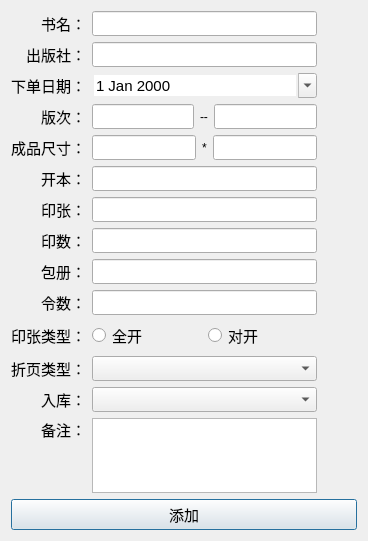
<?xml version="1.0" encoding="UTF-8"?>
<ui version="4.0">
 <class>CAddBookDlg</class>
 <widget class="QDialog" name="CAddBookDlg">
  <property name="geometry">
   <rect>
    <x>0</x>
    <y>0</y>
    <width>368</width>
    <height>541</height>
   </rect>
  </property>
  <property name="windowTitle">
   <string>添加/编辑</string>
  </property>
  <layout class="QVBoxLayout" name="verticalLayout">
   <item>
    <layout class="QGridLayout" name="gridLayout">
     <item row="4" column="1">
      <layout class="QHBoxLayout" name="horizontalLayout_2">
       <item>
        <widget class="QLineEdit" name="EDIT_CC1">
         <property name="minimumSize">
          <size>
           <width>0</width>
           <height>25</height>
          </size>
         </property>
         <property name="maximumSize">
          <size>
           <width>16777215</width>
           <height>25</height>
          </size>
         </property>
         <property name="font">
          <font>
           <pointsize>11</pointsize>
          </font>
         </property>
        </widget>
       </item>
       <item>
        <widget class="QLabel" name="label_16">
         <property name="text">
          <string>*</string>
         </property>
        </widget>
       </item>
       <item>
        <widget class="QLineEdit" name="EDIT_CC2">
         <property name="minimumSize">
          <size>
           <width>0</width>
           <height>25</height>
          </size>
         </property>
         <property name="maximumSize">
          <size>
           <width>16777215</width>
           <height>25</height>
          </size>
         </property>
         <property name="font">
          <font>
           <pointsize>11</pointsize>
          </font>
         </property>
        </widget>
       </item>
      </layout>
     </item>
     <item row="4" column="0">
      <widget class="QLabel" name="label_5">
       <property name="font">
        <font>
         <pointsize>11</pointsize>
        </font>
       </property>
       <property name="text">
        <string>成品尺寸：</string>
       </property>
       <property name="alignment">
        <set>Qt::AlignRight|Qt::AlignTrailing|Qt::AlignVCenter</set>
       </property>
      </widget>
     </item>
     <item row="3" column="0">
      <widget class="QLabel" name="label_4">
       <property name="font">
        <font>
         <pointsize>11</pointsize>
        </font>
       </property>
       <property name="text">
        <string>版次：</string>
       </property>
       <property name="alignment">
        <set>Qt::AlignRight|Qt::AlignTrailing|Qt::AlignVCenter</set>
       </property>
      </widget>
     </item>
     <item row="2" column="0">
      <widget class="QLabel" name="label_3">
       <property name="font">
        <font>
         <pointsize>11</pointsize>
        </font>
       </property>
       <property name="text">
        <string>下单日期：</string>
       </property>
       <property name="alignment">
        <set>Qt::AlignRight|Qt::AlignTrailing|Qt::AlignVCenter</set>
       </property>
      </widget>
     </item>
     <item row="11" column="2">
      <spacer name="horizontalSpacer_12">
       <property name="orientation">
        <enum>Qt::Horizontal</enum>
       </property>
       <property name="sizeType">
        <enum>QSizePolicy::Fixed</enum>
       </property>
       <property name="sizeHint" stdset="0">
        <size>
         <width>40</width>
         <height>20</height>
        </size>
       </property>
      </spacer>
     </item>
     <item row="10" column="2">
      <spacer name="horizontalSpacer_11">
       <property name="orientation">
        <enum>Qt::Horizontal</enum>
       </property>
       <property name="sizeType">
        <enum>QSizePolicy::Fixed</enum>
       </property>
       <property name="sizeHint" stdset="0">
        <size>
         <width>40</width>
         <height>20</height>
        </size>
       </property>
      </spacer>
     </item>
     <item row="9" column="2">
      <spacer name="horizontalSpacer_10">
       <property name="orientation">
        <enum>Qt::Horizontal</enum>
       </property>
       <property name="sizeType">
        <enum>QSizePolicy::Fixed</enum>
       </property>
       <property name="sizeHint" stdset="0">
        <size>
         <width>40</width>
         <height>20</height>
        </size>
       </property>
      </spacer>
     </item>
     <item row="12" column="2">
      <spacer name="horizontalSpacer_13">
       <property name="orientation">
        <enum>Qt::Horizontal</enum>
       </property>
       <property name="sizeType">
        <enum>QSizePolicy::Fixed</enum>
       </property>
       <property name="sizeHint" stdset="0">
        <size>
         <width>40</width>
         <height>20</height>
        </size>
       </property>
      </spacer>
     </item>
     <item row="11" column="1">
      <widget class="QComboBox" name="CBX_ZY">
       <property name="minimumSize">
        <size>
         <width>0</width>
         <height>25</height>
        </size>
       </property>
       <property name="maximumSize">
        <size>
         <width>16777215</width>
         <height>25</height>
        </size>
       </property>
       <property name="font">
        <font>
         <pointsize>11</pointsize>
        </font>
       </property>
      </widget>
     </item>
     <item row="6" column="1">
      <widget class="QLineEdit" name="EDIT_YZ">
       <property name="minimumSize">
        <size>
         <width>0</width>
         <height>25</height>
        </size>
       </property>
       <property name="maximumSize">
        <size>
         <width>16777215</width>
         <height>25</height>
        </size>
       </property>
       <property name="font">
        <font>
         <pointsize>11</pointsize>
        </font>
       </property>
      </widget>
     </item>
     <item row="2" column="2">
      <spacer name="horizontalSpacer_3">
       <property name="orientation">
        <enum>Qt::Horizontal</enum>
       </property>
       <property name="sizeType">
        <enum>QSizePolicy::Fixed</enum>
       </property>
       <property name="sizeHint" stdset="0">
        <size>
         <width>40</width>
         <height>20</height>
        </size>
       </property>
      </spacer>
     </item>
     <item row="1" column="2">
      <spacer name="horizontalSpacer_2">
       <property name="orientation">
        <enum>Qt::Horizontal</enum>
       </property>
       <property name="sizeType">
        <enum>QSizePolicy::Fixed</enum>
       </property>
       <property name="sizeHint" stdset="0">
        <size>
         <width>40</width>
         <height>20</height>
        </size>
       </property>
      </spacer>
     </item>
     <item row="9" column="1">
      <widget class="QLineEdit" name="EDIT_LS">
       <property name="minimumSize">
        <size>
         <width>0</width>
         <height>25</height>
        </size>
       </property>
       <property name="maximumSize">
        <size>
         <width>16777215</width>
         <height>25</height>
        </size>
       </property>
       <property name="font">
        <font>
         <pointsize>11</pointsize>
        </font>
       </property>
      </widget>
     </item>
     <item row="8" column="1">
      <widget class="QLineEdit" name="EDIT_BC">
       <property name="minimumSize">
        <size>
         <width>0</width>
         <height>25</height>
        </size>
       </property>
       <property name="maximumSize">
        <size>
         <width>16777215</width>
         <height>25</height>
        </size>
       </property>
       <property name="font">
        <font>
         <pointsize>11</pointsize>
        </font>
       </property>
      </widget>
     </item>
     <item row="7" column="1">
      <widget class="QLineEdit" name="EDIT_YS">
       <property name="minimumSize">
        <size>
         <width>0</width>
         <height>25</height>
        </size>
       </property>
       <property name="maximumSize">
        <size>
         <width>16777215</width>
         <height>25</height>
        </size>
       </property>
       <property name="font">
        <font>
         <pointsize>11</pointsize>
        </font>
       </property>
      </widget>
     </item>
     <item row="5" column="1">
      <widget class="QLineEdit" name="EDIT_KB">
       <property name="minimumSize">
        <size>
         <width>0</width>
         <height>25</height>
        </size>
       </property>
       <property name="maximumSize">
        <size>
         <width>16777215</width>
         <height>25</height>
        </size>
       </property>
       <property name="font">
        <font>
         <pointsize>11</pointsize>
        </font>
       </property>
      </widget>
     </item>
     <item row="0" column="2">
      <spacer name="horizontalSpacer">
       <property name="orientation">
        <enum>Qt::Horizontal</enum>
       </property>
       <property name="sizeType">
        <enum>QSizePolicy::Fixed</enum>
       </property>
       <property name="sizeHint" stdset="0">
        <size>
         <width>40</width>
         <height>20</height>
        </size>
       </property>
      </spacer>
     </item>
     <item row="2" column="1">
      <widget class="QDateEdit" name="EDIT_DATE">
       <property name="minimumSize">
        <size>
         <width>0</width>
         <height>25</height>
        </size>
       </property>
       <property name="maximumSize">
        <size>
         <width>16777215</width>
         <height>25</height>
        </size>
       </property>
       <property name="font">
        <font>
         <pointsize>11</pointsize>
        </font>
       </property>
       <property name="wrapping">
        <bool>false</bool>
       </property>
       <property name="frame">
        <bool>false</bool>
       </property>
       <property name="readOnly">
        <bool>false</bool>
       </property>
       <property name="buttonSymbols">
        <enum>QAbstractSpinBox::UpDownArrows</enum>
       </property>
       <property name="calendarPopup">
        <bool>true</bool>
       </property>
      </widget>
     </item>
     <item row="1" column="1">
      <widget class="QLineEdit" name="EDIT_CBS">
       <property name="minimumSize">
        <size>
         <width>0</width>
         <height>25</height>
        </size>
       </property>
       <property name="maximumSize">
        <size>
         <width>16777215</width>
         <height>25</height>
        </size>
       </property>
       <property name="font">
        <font>
         <pointsize>11</pointsize>
        </font>
       </property>
      </widget>
     </item>
     <item row="0" column="0">
      <widget class="QLabel" name="label">
       <property name="font">
        <font>
         <pointsize>11</pointsize>
        </font>
       </property>
       <property name="text">
        <string>书名：</string>
       </property>
       <property name="alignment">
        <set>Qt::AlignRight|Qt::AlignTrailing|Qt::AlignVCenter</set>
       </property>
      </widget>
     </item>
     <item row="1" column="0">
      <widget class="QLabel" name="label_2">
       <property name="font">
        <font>
         <pointsize>11</pointsize>
        </font>
       </property>
       <property name="text">
        <string>出版社：</string>
       </property>
       <property name="alignment">
        <set>Qt::AlignRight|Qt::AlignTrailing|Qt::AlignVCenter</set>
       </property>
      </widget>
     </item>
     <item row="0" column="1">
      <widget class="QLineEdit" name="EDIT_NAME">
       <property name="minimumSize">
        <size>
         <width>0</width>
         <height>25</height>
        </size>
       </property>
       <property name="maximumSize">
        <size>
         <width>16777215</width>
         <height>25</height>
        </size>
       </property>
       <property name="font">
        <font>
         <pointsize>11</pointsize>
        </font>
       </property>
      </widget>
     </item>
     <item row="3" column="1">
      <layout class="QHBoxLayout" name="horizontalLayout">
       <item>
        <widget class="QLineEdit" name="EDIT_BC1">
         <property name="minimumSize">
          <size>
           <width>0</width>
           <height>25</height>
          </size>
         </property>
         <property name="maximumSize">
          <size>
           <width>16777215</width>
           <height>25</height>
          </size>
         </property>
         <property name="font">
          <font>
           <pointsize>11</pointsize>
          </font>
         </property>
        </widget>
       </item>
       <item>
        <widget class="QLabel" name="label_15">
         <property name="text">
          <string>--</string>
         </property>
        </widget>
       </item>
       <item>
        <widget class="QLineEdit" name="EDIT_BC2">
         <property name="minimumSize">
          <size>
           <width>0</width>
           <height>25</height>
          </size>
         </property>
         <property name="maximumSize">
          <size>
           <width>16777215</width>
           <height>25</height>
          </size>
         </property>
         <property name="font">
          <font>
           <pointsize>11</pointsize>
          </font>
         </property>
        </widget>
       </item>
      </layout>
     </item>
     <item row="10" column="1">
      <layout class="QHBoxLayout" name="horizontalLayout_3">
       <item>
        <widget class="QRadioButton" name="RDO_QK">
         <property name="font">
          <font>
           <pointsize>11</pointsize>
          </font>
         </property>
         <property name="text">
          <string>全开</string>
         </property>
        </widget>
       </item>
       <item>
        <widget class="QRadioButton" name="RDO_DK">
         <property name="font">
          <font>
           <pointsize>11</pointsize>
          </font>
         </property>
         <property name="text">
          <string>对开</string>
         </property>
        </widget>
       </item>
      </layout>
     </item>
     <item row="5" column="0">
      <widget class="QLabel" name="label_6">
       <property name="font">
        <font>
         <pointsize>11</pointsize>
        </font>
       </property>
       <property name="text">
        <string>开本：</string>
       </property>
       <property name="alignment">
        <set>Qt::AlignRight|Qt::AlignTrailing|Qt::AlignVCenter</set>
       </property>
      </widget>
     </item>
     <item row="6" column="0">
      <widget class="QLabel" name="label_7">
       <property name="font">
        <font>
         <pointsize>11</pointsize>
        </font>
       </property>
       <property name="text">
        <string>印张：</string>
       </property>
       <property name="alignment">
        <set>Qt::AlignRight|Qt::AlignTrailing|Qt::AlignVCenter</set>
       </property>
      </widget>
     </item>
     <item row="7" column="0">
      <widget class="QLabel" name="label_8">
       <property name="font">
        <font>
         <pointsize>11</pointsize>
        </font>
       </property>
       <property name="text">
        <string>印数：</string>
       </property>
       <property name="alignment">
        <set>Qt::AlignRight|Qt::AlignTrailing|Qt::AlignVCenter</set>
       </property>
      </widget>
     </item>
     <item row="8" column="0">
      <widget class="QLabel" name="label_9">
       <property name="font">
        <font>
         <pointsize>11</pointsize>
        </font>
       </property>
       <property name="text">
        <string>包册：</string>
       </property>
       <property name="alignment">
        <set>Qt::AlignRight|Qt::AlignTrailing|Qt::AlignVCenter</set>
       </property>
      </widget>
     </item>
     <item row="9" column="0">
      <widget class="QLabel" name="label_10">
       <property name="font">
        <font>
         <pointsize>11</pointsize>
        </font>
       </property>
       <property name="text">
        <string>令数：</string>
       </property>
       <property name="alignment">
        <set>Qt::AlignRight|Qt::AlignTrailing|Qt::AlignVCenter</set>
       </property>
      </widget>
     </item>
     <item row="10" column="0">
      <widget class="QLabel" name="label_11">
       <property name="font">
        <font>
         <pointsize>11</pointsize>
        </font>
       </property>
       <property name="text">
        <string>印张类型：</string>
       </property>
       <property name="alignment">
        <set>Qt::AlignRight|Qt::AlignTrailing|Qt::AlignVCenter</set>
       </property>
      </widget>
     </item>
     <item row="11" column="0">
      <widget class="QLabel" name="label_12">
       <property name="font">
        <font>
         <pointsize>11</pointsize>
        </font>
       </property>
       <property name="text">
        <string>折页类型：</string>
       </property>
       <property name="alignment">
        <set>Qt::AlignRight|Qt::AlignTrailing|Qt::AlignVCenter</set>
       </property>
      </widget>
     </item>
     <item row="12" column="0">
      <widget class="QLabel" name="label_13">
       <property name="font">
        <font>
         <pointsize>11</pointsize>
        </font>
       </property>
       <property name="text">
        <string>入库：</string>
       </property>
       <property name="alignment">
        <set>Qt::AlignRight|Qt::AlignTrailing|Qt::AlignVCenter</set>
       </property>
      </widget>
     </item>
     <item row="13" column="0">
      <widget class="QLabel" name="label_14">
       <property name="font">
        <font>
         <pointsize>11</pointsize>
        </font>
       </property>
       <property name="text">
        <string>备注：</string>
       </property>
       <property name="alignment">
        <set>Qt::AlignRight|Qt::AlignTop|Qt::AlignTrailing</set>
       </property>
      </widget>
     </item>
     <item row="12" column="1">
      <widget class="QComboBox" name="CBX_RK">
       <property name="minimumSize">
        <size>
         <width>0</width>
         <height>25</height>
        </size>
       </property>
       <property name="maximumSize">
        <size>
         <width>16777215</width>
         <height>25</height>
        </size>
       </property>
       <property name="font">
        <font>
         <pointsize>11</pointsize>
        </font>
       </property>
      </widget>
     </item>
     <item row="13" column="1">
      <widget class="QTextEdit" name="EDIT_BZ">
       <property name="font">
        <font>
         <pointsize>11</pointsize>
        </font>
       </property>
      </widget>
     </item>
     <item row="5" column="2">
      <spacer name="horizontalSpacer_6">
       <property name="orientation">
        <enum>Qt::Horizontal</enum>
       </property>
       <property name="sizeType">
        <enum>QSizePolicy::Fixed</enum>
       </property>
       <property name="sizeHint" stdset="0">
        <size>
         <width>40</width>
         <height>20</height>
        </size>
       </property>
      </spacer>
     </item>
     <item row="6" column="2">
      <spacer name="horizontalSpacer_7">
       <property name="orientation">
        <enum>Qt::Horizontal</enum>
       </property>
       <property name="sizeType">
        <enum>QSizePolicy::Fixed</enum>
       </property>
       <property name="sizeHint" stdset="0">
        <size>
         <width>40</width>
         <height>20</height>
        </size>
       </property>
      </spacer>
     </item>
     <item row="4" column="2">
      <spacer name="horizontalSpacer_5">
       <property name="orientation">
        <enum>Qt::Horizontal</enum>
       </property>
       <property name="sizeType">
        <enum>QSizePolicy::Fixed</enum>
       </property>
       <property name="sizeHint" stdset="0">
        <size>
         <width>40</width>
         <height>20</height>
        </size>
       </property>
      </spacer>
     </item>
     <item row="7" column="2">
      <spacer name="horizontalSpacer_8">
       <property name="orientation">
        <enum>Qt::Horizontal</enum>
       </property>
       <property name="sizeType">
        <enum>QSizePolicy::Fixed</enum>
       </property>
       <property name="sizeHint" stdset="0">
        <size>
         <width>40</width>
         <height>20</height>
        </size>
       </property>
      </spacer>
     </item>
     <item row="3" column="2">
      <spacer name="horizontalSpacer_4">
       <property name="orientation">
        <enum>Qt::Horizontal</enum>
       </property>
       <property name="sizeType">
        <enum>QSizePolicy::Fixed</enum>
       </property>
       <property name="sizeHint" stdset="0">
        <size>
         <width>40</width>
         <height>20</height>
        </size>
       </property>
      </spacer>
     </item>
     <item row="8" column="2">
      <spacer name="horizontalSpacer_9">
       <property name="orientation">
        <enum>Qt::Horizontal</enum>
       </property>
       <property name="sizeType">
        <enum>QSizePolicy::Fixed</enum>
       </property>
       <property name="sizeHint" stdset="0">
        <size>
         <width>40</width>
         <height>20</height>
        </size>
       </property>
      </spacer>
     </item>
     <item row="13" column="2">
      <spacer name="horizontalSpacer_14">
       <property name="orientation">
        <enum>Qt::Horizontal</enum>
       </property>
       <property name="sizeType">
        <enum>QSizePolicy::Fixed</enum>
       </property>
       <property name="sizeHint" stdset="0">
        <size>
         <width>40</width>
         <height>20</height>
        </size>
       </property>
      </spacer>
     </item>
    </layout>
   </item>
   <item>
    <layout class="QHBoxLayout" name="horizontalLayout_5">
     <item>
      <widget class="QPushButton" name="BTN_SAVE">
       <property name="font">
        <font>
         <pointsize>11</pointsize>
        </font>
       </property>
       <property name="text">
        <string>添加</string>
       </property>
      </widget>
     </item>
    </layout>
   </item>
  </layout>
 </widget>
 <layoutdefault spacing="6" margin="11"/>
 <resources/>
 <connections/>
</ui>
